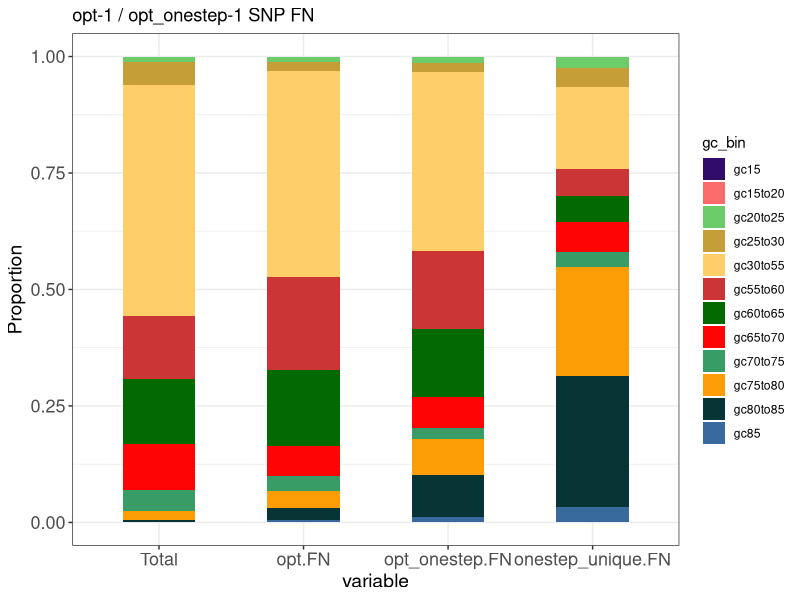

Generate this figure with R: (Note: this script raises an error after producing the figure.)
require(ggplot2)
require(reshape2)
require(dplyr)
COLORS<- c("#310B68","#FC6B6B","#6BCC69","#C59E37","#FECE68","#CB3535","#036903","#FE0405","#389C66","#FC9D05",
"#073435","#386A9D","#FF9A9B","#CD0438","#04CC06","#060436","#D2686B","#373599","#37CD05","#D29BD1")
df <- read.table('snp.opt-1.barplot.txt',sep="\t",header = T)
df2 <- melt(df, id=c("gc_bin"))
text <- df2 %>% group_by(variable) %>% summarize(total = sum(value))     ## total number of each varable
p <- ggplot(df2) + geom_bar(aes(x=variable,y=value,fill=gc_bin),position = "fill",stat="identity",width=0.5) +scale_fill_manual(values =COLORS)+theme_bw()
p <- p + theme(axis.text =element_text(size=13), axis.title = element_text(size=14)) + ylab("Proportion") + ggtitle('opt-1 / opt_onestep-1 SNP FN')
p <- p + geom_text(aes(variable, c(1,1,1,1), label = total),size=4, data = tt,vjust = -0.3) ## add text on the top of the bars
p
